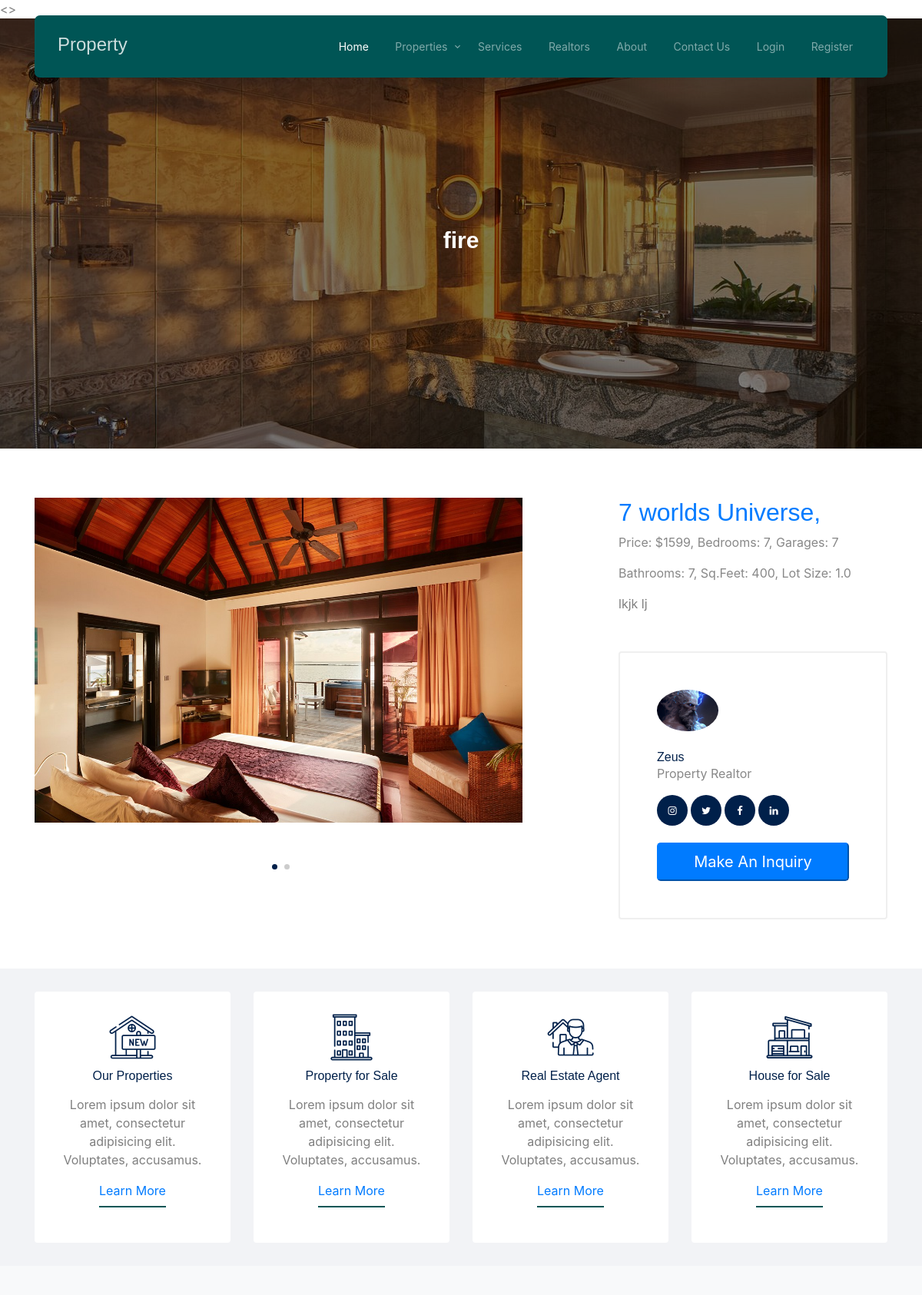
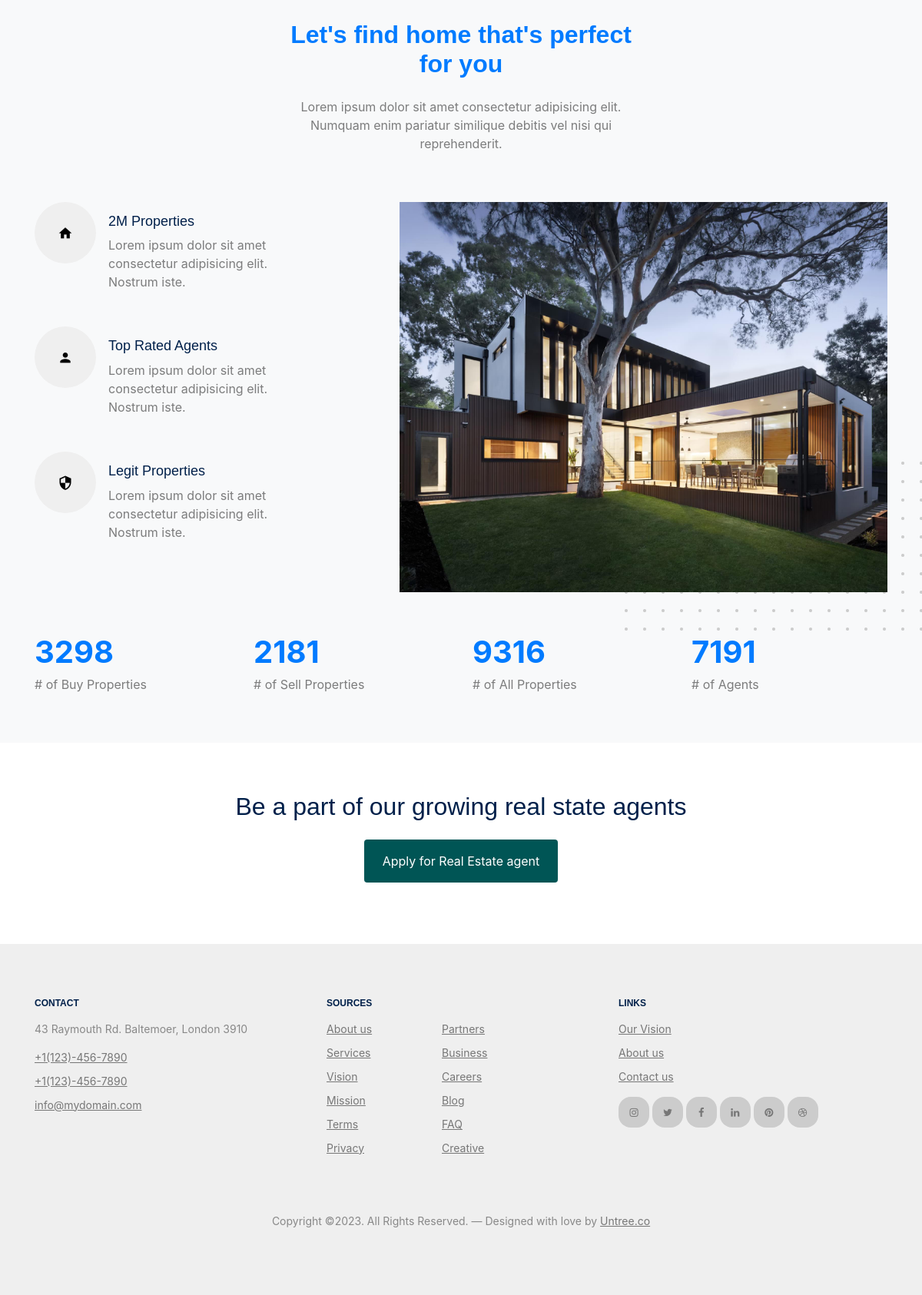
Page /property-single/2 on the committed database (2 pictures, top to bottom).
### home/models.py (models this page shows, shortened)
class Listing(models.Model):
  realtor = models.ForeignKey(Realtor, on_delete=models.DO_NOTHING)
  title = models.CharField(max_length=200)
  address = models.CharField(max_length=200)
  city = models.CharField(max_length=100)
  state = models.CharField(max_length=100)
  zipcode1 = models.CharField(max_length=20)
  description = models.TextField(blank=True)
  price = models.IntegerField()
  bedrooms = models.IntegerField()
  bathrooms = models.IntegerField()
  garage = models.IntegerField(default=0)
  sqft = models.IntegerField()
  lot_size = models.DecimalField(max_digits=5, decimal_places=1)
  photo_main = models.ImageField(upload_to='photos/%Y/%m/%d/')
  photo_1 = models.ImageField(upload_to='photos/%Y/%m/%d/', blank=True)
  photo_2 = models.ImageField(upload_to='photos/%Y/%m/%d/', blank=True)
  photo_3 = models.ImageField(upload_to='photos/%Y/%m/%d/', blank=True)
  photo_4 = models.ImageField(upload_to='photos/%Y/%m/%d/', blank=True)
  photo_5 = models.ImageField(upload_to='photos/%Y/%m/%d/', blank=True)
  photo_6 = models.ImageField(upload_to='photos/%Y/%m/%d/', blank=True)
  is_published = models.BooleanField(default=True)
  list_date = models.DateTimeField(default=datetime.now, blank=True)

class Realtor(models.Model):
    name = models.CharField(max_length=200)
    photo = models.ImageField(upload_to='photos/%Y/%m/%d/')
    description = models.TextField(blank=True, null=True)
    phone = models.CharField(max_length=20)
    email = models.CharField(max_length=50)
    is_mvp = models.BooleanField(default=False)
    hire_date = models.DateTimeField(default=datetime.now, blank=True)
    def __str__(self):
        return self.name

### home/views.py (the view)
# urls.py: path('property-single/<int:listing_id>', property_single, name='property_single'),
def property_single(request, listing_id):
  listing = get_object_or_404(Listing, pk=listing_id)
  context = {
    'listing': listing
  }
  return render(request, 'property-single.html', context)

### home/templates/property-single.html (shortened to what this page needs)
{% extends "base.html" %}
{% load static %}
{% block content %}
	<div class="hero page-inner overlay" style="background-image: url('{{ listing.photo_main.url }}');">
		<div class="container">
			<div class="row justify-content-center align-items-center">
				<div class="col-lg-9 text-center mt-5">
					<h1 class="heading" data-aos="fade-up">{{ listing.title }}</h1>
				</div>
			</div>
		</div>
	</div>
	<div class="section">
		<div class="container">
			<div class="row justify-content-between">
				<div class="col-lg-7">
					<div class="img-property-slide-wrap">
						<div class="img-property-slide">
							{% if listing.photo_1 %}
								<img src="{{ listing.photo_1.url }}" alt="Image" class="img-fluid">
							{% endif %}
          				</div>
					</div>
				</div>
				<div class="col-lg-4">
					<h2 class="heading text-primary">{{ listing.city }} {{ listing.state }}, {{ listing.zipcode }}</h2>
					<p class="meta">Price: ${{ listing.price }}, Bedrooms: {{ listing.bedrooms }}, Garages: {{ listing.garage }}</p>
					<p class="meta">Bathrooms: {{ listing.bathrooms }}, Sq.Feet: {{ listing.sqft }}, Lot Size: {{ listing.lot_size }} </p>
					<p class="text-black-50">{{ listing.description }}</p>
					<div class="d-block agent-box p-5">
						<div class="img mb-4">
							<img src="{{ listing.realtor.photo.url }}" alt="Image" class="img-fluid">
						</div>
						<div class="text">
							<h3 class="mb-0">{{ listing.realtor }}</h3>
							<div class="meta mb-3">Property Realtor</div>
							<ul class="list-unstyled social dark-hover d-flex">
								<li class="me-1"><a href="#"><span class="icon-instagram"></span></a></li>
								<li class="me-1"><a href="#"><span class="icon-twitter"></span></a></li>
								<li class="me-1"><a href="#"><span class="icon-facebook"></span></a></li>
								<li class="me-1"><a href="#"><span class="icon-linkedin"></span></a></li>
							</ul>
						</div>
						<button class="btn-primary btn-block btn-lg" data-toggle="modal" data-target="#inquiryModal">Make An Inquiry</button>
					</div>
				</div>
			</div>
		</div>
	</div>
  {% endblock content %}

### home/templates/base.html (shortened to what this page needs)
{% load static %}
<!doctype html>
<html lang="en">
<head>
	<link rel="stylesheet" href="{% static 'fonts/icomoon/style.css' %}">
	<link rel="stylesheet" href="{% static 'fonts/flaticon/font/flaticon.css' %}">
	<link rel="stylesheet" type="text/css" href="{% static 'css/tiny-slider1.css' %}">
	<link rel="stylesheet" type="text/css" href="{% static 'css/aos1.css' %}">
	<link rel="stylesheet" type="text/css" href="{% static 'css/style1.css' %}">
    <link rel="stylesheet" href="https://maxcdn.bootstrapcdn.com/bootstrap/4.5.2/css/bootstrap.min.css">
</head>
	<nav class="site-nav">
		<div class="container">
			<div class="menu-bg-wrap">
				<div class="site-navigation">
					<a href="{% url 'listings' %}" class="logo m-0 float-start">Property</a>
					<ul class="js-clone-nav d-none d-lg-inline-block text-start site-menu float-end">
						<li class="active"><a class="nav-link" href="{% url 'home' %}">Home</a></li>
						<li class="has-children">
							<a class="nav-link" href="{% url 'listings' %}">Properties</a>
						</li>
                        <li>
                            <a class="nav-link" href="{% url 'services' %}">Services</a>
                        </li>
                        <li>
                            <a class="nav-link" href="{% url 'realtors' %}">Realtors</a>
                        </li>
                        <li>
                            <a class="nav-link" href="{% url 'about' %}">About</a>
                        </li>
                        <li>
                            <a class="nav-link" href="{% url 'contactus' %}">Contact Us</a>
                        </li>
						{% if user.is_authenticated %}
                        <li>
                            <a class="nav-link" href="{% url 'dashboard' %}">
								Welcome {{ user.username }} (Dashboard)</a>
                        </li>
                        <li>
							<a href="javascript:{document.getElementById('logout').submit()}" class="nav-link">
								<i class="fas fa-sign-out-alt"></i> Logout
							  </a>
							<form action="{% url 'logout' %}" method="POST" id="logout">
								{% csrf_token %}
								<input type="hidden">
							  </form>
                        </li>
						{% else %}
                        <li>
                            <a class="nav-link" href="{% url 'login' %}">Login</a>
                        </li>
                        <li>
                            <a class="nav-link" href="{% url 'register' %}">Register</a>
                        </li>
						{% endif %}
					</ul>
				</div>
			</div>
		</div>
	</nav>
    {% block content %}
    {% endblock content %}
	<section class="features-1">
		<div class="container">
			<div class="row">
				<div class="col-6 col-lg-3"  data-aos="fade-up" data-aos-delay="300">
					<div class="box-feature">
						<span class="flaticon-house"></span>
						<h3 class="mb-3">Our Properties</h3>
						<p>Lorem ipsum dolor sit amet, consectetur adipisicing elit. Voluptates, accusamus.</p>
						<p><a href="#" class="learn-more">Learn More</a></p>
					</div>
				</div>
				<div class="col-6 col-lg-3"  data-aos="fade-up" data-aos-delay="500">
					<div class="box-feature">
						<span class="flaticon-building"></span>
						<h3 class="mb-3">Property for Sale</h3>
						<p>Lorem ipsum dolor sit amet, consectetur adipisicing elit. Voluptates, accusamus.</p>
						<p><a href="#" class="learn-more">Learn More</a></p>
					</div>
				</div>
				<div class="col-6 col-lg-3"  data-aos="fade-up" data-aos-delay="400">
					<div class="box-feature">
						<span class="flaticon-house-3"></span>
						<h3 class="mb-3">Real Estate Agent</h3>
						<p>Lorem ipsum dolor sit amet, consectetur adipisicing elit. Voluptates, accusamus.</p>
						<p><a href="#" class="learn-more">Learn More</a></p>
					</div>
				</div>
				<div class="col-6 col-lg-3"  data-aos="fade-up" data-aos-delay="600">
					<div class="box-feature">
						<span class="flaticon-house-1"></span>
						<h3 class="mb-3">House for Sale</h3>
						<p>Lorem ipsum dolor sit amet, consectetur adipisicing elit. Voluptates, accusamus.</p>
						<p><a href="#" class="learn-more">Learn More</a></p>
					</div>
				</div>
			</div>
		</div>
	</section>
	<div class="section section-4 bg-light">
		<div class="container">
			<div class="row justify-content-center  text-center mb-5">
				<div class="col-lg-5">
					<h2 class="font-weight-bold heading text-primary mb-4">Let's find home that's perfect for you</h2>
					<p class="text-black-50">Lorem ipsum dolor sit amet consectetur adipisicing elit. Numquam enim pariatur similique debitis vel nisi qui reprehenderit.</p>
				</div>
			</div>
			<div class="row justify-content-between mb-5">
				<div class="col-lg-7 mb-5 mb-lg-0 order-lg-2">
					<div class="img-about dots">
						<img src="{% static 'images/hero_bg_3.jpg' %}" alt="Image" class="img-fluid">
					</div>
				</div>
				<div class="col-lg-4">
					<div class="d-flex feature-h">
						<span class="wrap-icon me-3">
							<span class="icon-home2"></span>
						</span>
						<div class="feature-text">
							<h3 class="heading">2M Properties</h3>
							<p class="text-black-50">Lorem ipsum dolor sit amet consectetur adipisicing elit. Nostrum iste.</p>
						</div>
					</div>
					<div class="d-flex feature-h">
						<span class="wrap-icon me-3">
							<span class="icon-person"></span>
						</span>
						<div class="feature-text">
							<h3 class="heading">Top Rated Agents</h3>
							<p class="text-black-50">Lorem ipsum dolor sit amet consectetur adipisicing elit. Nostrum iste.</p>
						</div>
					</div>
					<div class="d-flex feature-h">
						<span class="wrap-icon me-3">
							<span class="icon-security"></span>
						</span>
						<div class="feature-text">
							<h3 class="heading">Legit Properties</h3>
							<p class="text-black-50">Lorem ipsum dolor sit amet consectetur adipisicing elit. Nostrum iste.</p>
						</div>
					</div>
				</div>
			</div>
			<div class="row section-counter mt-5">
				<div class="col-6 col-sm-6 col-md-6 col-lg-3" data-aos="fade-up" data-aos-delay="300">
					<div class="counter-wrap mb-5 mb-lg-0">
						<span class="number"><span class="countup text-primary">3298</span></span>
						<span class="caption text-black-50"># of Buy Properties</span>
					</div>
				</div>
				<div class="col-6 col-sm-6 col-md-6 col-lg-3" data-aos="fade-up" data-aos-delay="400">
					<div class="counter-wrap mb-5 mb-lg-0">
						<span class="number"><span class="countup text-primary">2181</span></span>
						<span class="caption text-black-50"># of Sell Properties</span>
					</div>
				</div>
				<div class="col-6 col-sm-6 col-md-6 col-lg-3" data-aos="fade-up" data-aos-delay="500">
					<div class="counter-wrap mb-5 mb-lg-0">
						<span class="number"><span class="countup text-primary">9316</span></span>
						<span class="caption text-black-50"># of All Properties</span>
					</div>
				</div>
				<div class="col-6 col-sm-6 col-md-6 col-lg-3" data-aos="fade-up" data-aos-delay="600">
					<div class="counter-wrap mb-5 mb-lg-0">
						<span class="number"><span class="countup text-primary">7191</span></span>
						<span class="caption text-black-50"># of Agents</span>
					</div>
				</div>
			</div>
		</div>
	</div>
	<div class="section">
		<div class="row justify-content-center footer-cta" data-aos="fade-up">
			<div class="col-lg-7 mx-auto text-center">
				<h2 class="mb-4 ">Be a part of our growing real state agents</h2>
				<p><a href="{% url 'realtorregistration' %}" class="btn btn-primary text-white py-3 px-4">Apply for Real Estate agent</a></p>
			</div>
		</div>
	</div>
	<div class="site-footer">
		<div class="container">
			<div class="row">
				<div class="col-lg-4">
					<div class="widget">
						<h3>Contact</h3>
						<address>43 Raymouth Rd. Baltemoer, London 3910</address>
						<ul class="list-unstyled links">
							<li><a href="tel://11234567890">+1(123)-456-7890</a></li>
							<li><a href="tel://11234567890">+1(123)-456-7890</a></li>
							<li><a href="mailto:info@mydomain.com">info@mydomain.com</a></li>
						</ul>
					</div>
				</div>
				<div class="col-lg-4">
					<div class="widget">
						<h3>Sources</h3>
						<ul class="list-unstyled float-start links">
							<li><a href="#">About us</a></li>
							<li><a href="#">Services</a></li>
							<li><a href="#">Vision</a></li>
							<li><a href="#">Mission</a></li>
							<li><a href="#">Terms</a></li>
							<li><a href="#">Privacy</a></li>
						</ul>
						<ul class="list-unstyled float-start links">
							<li><a href="#">Partners</a></li>
							<li><a href="#">Business</a></li>
							<li><a href="#">Careers</a></li>
							<li><a href="#">Blog</a></li>
							<li><a href="#">FAQ</a></li>
							<li><a href="#">Creative</a></li>
						</ul>
					</div>
				</div>
				<div class="col-lg-4">
					<div class="widget">
						<h3>Links</h3>
						<ul class="list-unstyled links">
							<li><a href="#">Our Vision</a></li>
							<li><a href="#">About us</a></li>
							<li><a href="#">Contact us</a></li>
						</ul>
						<ul class="list-unstyled social">
							<li><a href="#"><span class="icon-instagram"></span></a></li>
							<li><a href="#"><span class="icon-twitter"></span></a></li>
							<li><a href="#"><span class="icon-facebook"></span></a></li>
							<li><a href="#"><span class="icon-linkedin"></span></a></li>
							<li><a href="#"><span class="icon-pinterest"></span></a></li>
							<li><a href="#"><span class="icon-dribbble"></span></a></li>
						</ul>
					</div>
				</div>
			</div>
			<div class="row mt-5">
				<div class="col-12 text-center">
            <p>Copyright &copy;<script>document.write(new Date().getFullYear());</script>. All Rights Reserved. &mdash; Designed with love by <a href="https://untree.co">Untree.co</a>
            </p>
          </div>
        </div>
      </div>
    </div>
  </body>
  </html>

### static/css/tiny-slider1.css (style rules this page uses)
.tns-slider { -webkit-transition:all 0s;-moz-transition:all 0s;transition:all 0s }
.tns-slider>.tns-item { -webkit-box-sizing:border-box;-moz-box-sizing:border-box;box-sizing:border-box }
.tns-horizontal.tns-subpixel { white-space:nowrap }
.tns-horizontal.tns-subpixel>.tns-item { display:inline-block;vertical-align:top;white-space:normal }

### rows in the picture
Listing: photo_main (picture), title "fire", photo_1 (picture), city "7 worlds", state "Universe", price "1599", bedrooms "7", garage "7", bathrooms "7", sqft "400", lot_size "1.0", description "lkjk lj", realtor.photo (picture), realtor "Zeus"
